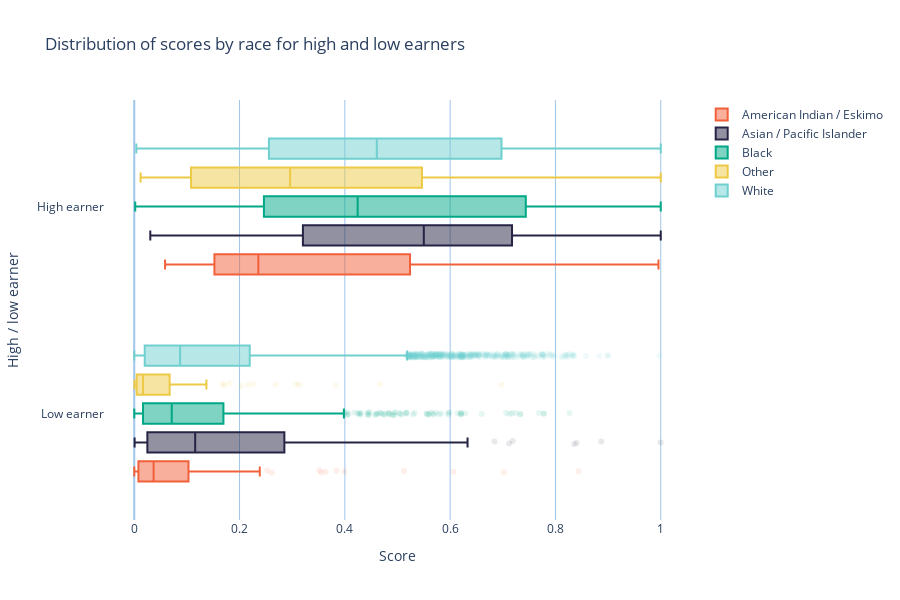

The notebook cell this image was saved under:
### Code cell
fig_eo_by_race = group_box_plots(
    test_prob,
    test.race.map(race_names),
    groups=test.salary,
    group_names=["Low earner", "High earner"],
    title="Distribution of scores by race for high and low earners",
    xlabel="Score",
    ylabel="High / low earner",
)
fig_eo_by_race

### Figure 1 — Plotly figure (JSON) as saved in the notebook; plotly's stock layout.template omitted (floating-point values rounded to 4 significant figures; data arrays with more than 128 entries replaced by an {"elided": "..."} marker saying what was removed)
{"data": [{"hoverinfo": "name+x", "jitter": 0.2, "line": {"color": "#f2603b"}, "marker": {"color": "rgba(242,96,59,1)", "opacity": 0.1}, "name": "American Indian / Eskimo", "orientation": "h", "type": "box", "x": {"elided": "149 float values"}, "y": {"elided": "149 int values"}}, {"hoverinfo": "name+x", "jitter": 0.2, "line": {"color": "#262445"}, "marker": {"color": "rgba(38,36,69,1)", "opacity": 0.1}, "name": "Asian / Pacific Islander", "orientation": "h", "type": "box", "x": {"elided": "408 float values"}, "y": {"elided": "408 int values"}}, {"hoverinfo": "name+x", "jitter": 0.2, "line": {"color": "#00a886"}, "marker": {"color": "rgba(0,168,134,1)", "opacity": 0.1}, "name": "Black", "orientation": "h", "type": "box", "x": {"elided": "1411 float values"}, "y": {"elided": "1411 int values"}}, {"hoverinfo": "name+x", "jitter": 0.2, "line": {"color": "#edc946"}, "marker": {"color": "rgba(237,201,70,1)", "opacity": 0.1}, "name": "Other", "orientation": "h", "type": "box", "x": [0.2028, 0.0004152, 0.006201, 0.01475, 0.04281, 0.5749, 0.3825, 0.02169, 0.004026, 0.01016, 0.06128, 0.0005602, 0.04171, 0.0007099, 0.1104, 0.001711, 0.01628, 0.1416, 0.06555, 0.04485, 0.1069, 0.005606, 0.005976, 0.4676, 0.3161, 0.0007947, 0.07421, 0.02667, 0.07979, 0.06949, 0.007205, 0.04495, 0.001685, 0.004382, 0.001825, 0.00982, 0.02853, 0.02862, 0.01972, 0.01911, 0.004923, 0.002025, 1.0, 0.1387, 0.003465, 0.2167, 0.7757, 0.4692, 0.01212, 0.07297, 0.1089, 0.03342, 0.007963, 0.00345, 0.1807, 0.01179, 0.2258, 0.2835, 0.07198, 0.0003627, 0.004917, 0.002263, 0.5179, 0.008122, 0.07732, 0.7371, 0.02113, 0.002716, 0.000245, 0.04011, 0.2681, 0.125, 0.0008221, 0.007627, 0.01305, 0.01062, 0.06169, 0.007621, 0.001248, 0.0102, 0.0482, 0.3088, 0.124, 0.00677, 0.002037, 0.1702, 0.04591, 0.003812, 0.0006236, 0.001583, 0.09181, 0.1684, 0.09256, 0.9394, 0.002392, 0.0173, 0.01686, 0.3071, 0.1607, 0.01057, 0.2379, 0.1371, 0.004591, 0.3135, 0.06725, 0.31, 0.1012, 0.04694, 0.7824, 0.01607, 0.005422, 0.02332, 0.01257, 0.01107, 0.3312, 0.02536, 0.6974, 0.03354, 0.05507, 0.03099, 0.03333, 0.0008232], "y": [0, 0, 0, 0, 0, 1, 0, 0, 0, 0, 1, 0, 1, 0, 0, 0, 0, 1, 0, 0, 0, 0, 0, 0, 1, 0, 0, 0, 0, 1, 0, 0, 0, 0, 0, 0, 0, 0, 0, 0, 0, 0, 1, 1, 0, 0, 1, 1, 1, 0, 0, 0, 0, 0, 0, 0, 0, 1, 0, 0, 0, 0, 1, 0, 0, 1, 0, 0, 0, 0, 0, 0, 0, 0, 0, 0, 0, 0, 0, 0, 0, 1, 1, 0, 0, 0, 1, 0, 0, 0, 1, 0, 0, 1, 0, 0, 0, 0, 1, 0, 1, 0, 0, 0, 0, 1, 0, 0, 1, 0, 0, 0, 0, 0, 1, 0, 0, 0, 0, 0, 0, 0]}, {"hoverinfo": "name+x", "jitter": 0.2, "line": {"color": "#70cfcf"}, "marker": {"color": "rgba(112,207,207,1)", "opacity": 0.1}, "name": "White", "orientation": "h", "type": "box", "x": {"elided": "12970 float values"}, "y": {"elided": "12970 int values"}}], "layout": {"autosize": true, "boxmode": "group", "height": 600, "hovermode": "closest", "paper_bgcolor": "rgba(0,0,0,0)", "plot_bgcolor": "rgba(0,0,0,0)", "title": {"text": "Distribution of scores by race for high and low earners"}, "xaxis": {"fixedrange": true, "gridcolor": "rgb(159, 197, 232)", "hoverformat": ".3f", "title": {"text": "Score"}, "zerolinecolor": "rgb(159, 197, 232)"}, "yaxis": {"fixedrange": true, "gridcolor": "rgba(0,0,0,0)", "ticktext": ["Low earner", "High earner"], "tickvals": [0, 1], "title": {"text": "High / low earner"}, "zerolinecolor": "rgba(0,0,0,0)"}}}
